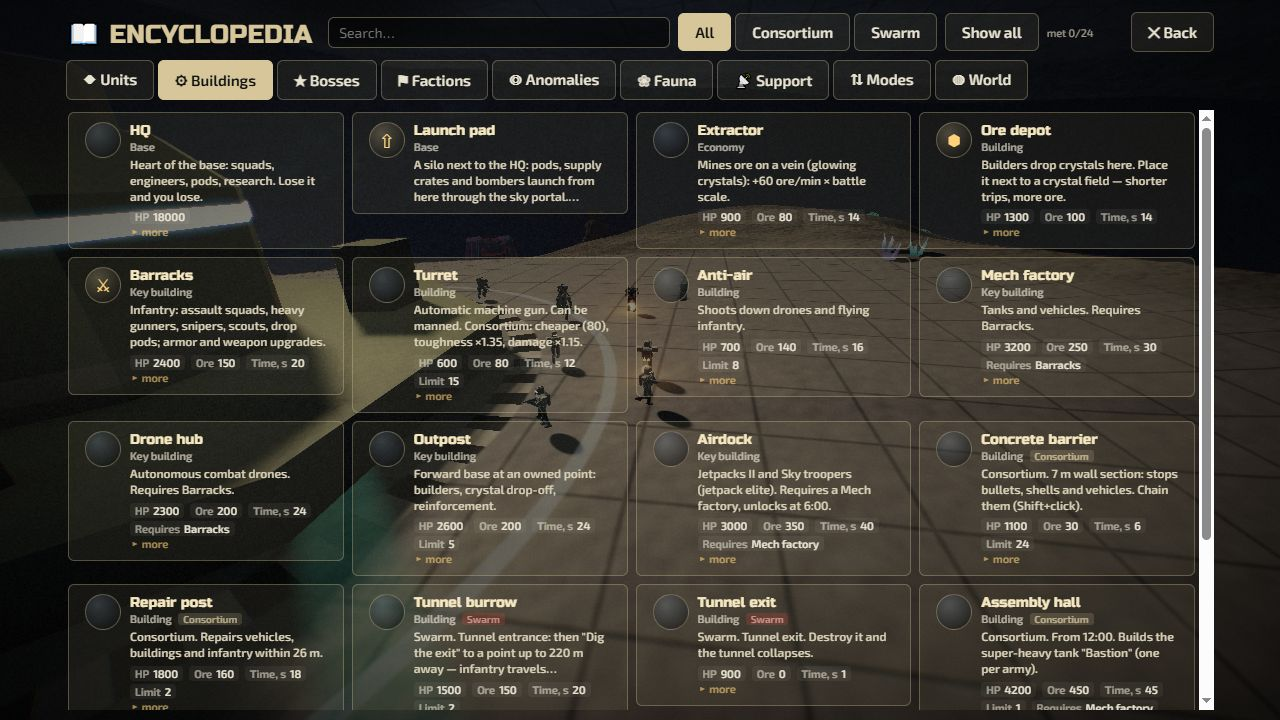
#> input picture t35_shots/t35_pc_bld.jpg, 1280 x 720 px
$ python stack.py out.png ../t35_shots/t35_pc_bld.jpg ../t35_shots/t35_pc_boss.jpg 1.0
#> lines starting #> are read from the running program, lines starting #| are printed output that depends on the picture
import sys
from PIL import Image
# stack.py out.png a.png b.png [scale]  -> vertical stack
a, b = Image.open(sys.argv[2]).convert('RGB'), Image.open(sys.argv[3]).convert('RGB')
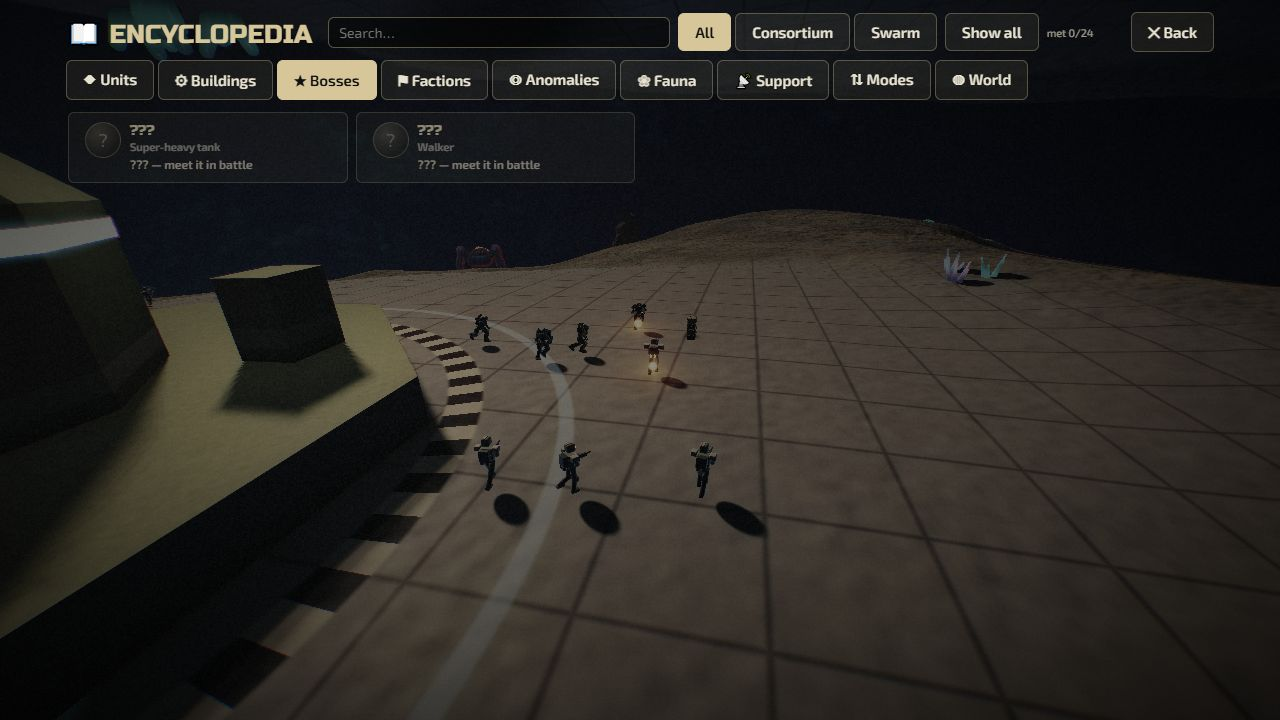
#> input picture t35_shots/t35_pc_boss.jpg, 1280 x 720 px
#> a is the input picture: PIL image 1280x720 RGB; mean R, G, B 57.6, 55, 48.2
#> b is the input picture: PIL image 1280x720 RGB; mean R, G, B 41, 38.3, 34.8
s = float(sys.argv[4]) if len(sys.argv) > 4 else 0.5
w, h = a.size
#> w = 1280; h = 720
c = Image.new('RGB', (w, h * 2)); c.paste(a, (0, 0)); c.paste(b, (0, h))
#> after `c = Image.new('RGB', (w, h * 2))`: c: PIL image 1280x1440 RGB; every value is 0
#> after `c.paste(a, (0, 0))`:
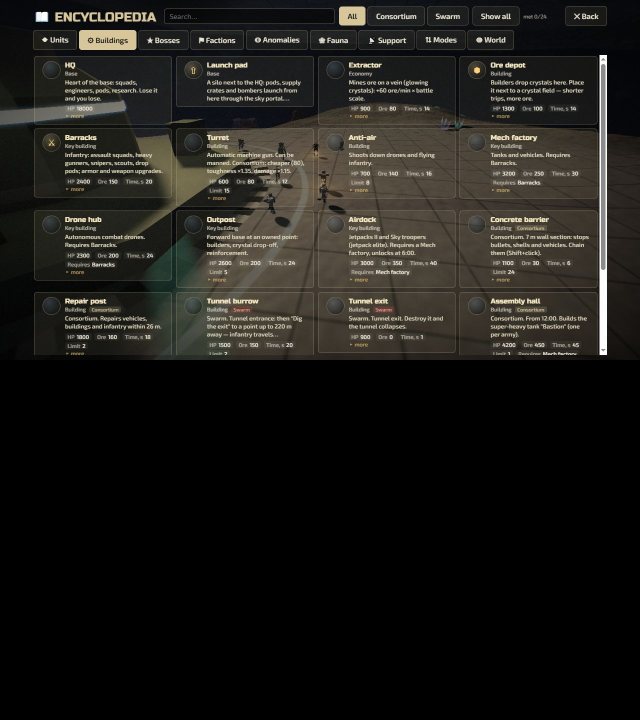
#> c: PIL image 1280x1440 RGB (shown at 1/2 size); mean R, G, B 28.8, 27.5, 24.1
#> after `c.paste(b, (0, h))`:
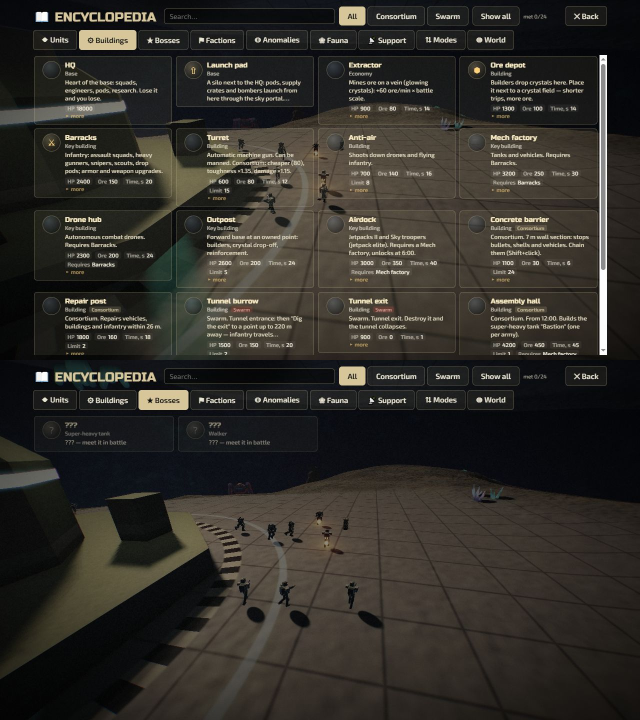
#> c: PIL image 1280x1440 RGB (shown at 1/2 size); mean R, G, B 49.3, 46.6, 41.5
c.resize((int(w * s), int(h * 2 * s))).save(sys.argv[1])
